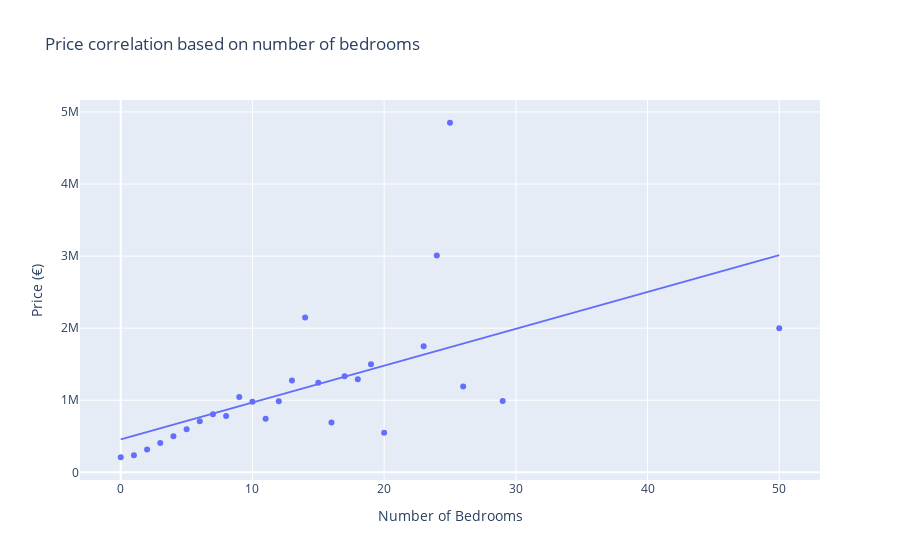

Notebook cell for this chart:
### Code cell
import plotly.express as px

# correlate the price with number_of_bedrooms
avg_price_by_bedrooms = df.groupby("number_of_bedrooms", as_index=False)["price (€)"].mean()

# trendline="ols" adds a linear regression line, had to do this:' pip install statsmodels'
fig = px.scatter(avg_price_by_bedrooms, x="number_of_bedrooms", y="price (€)", trendline = "ols", title="Price correlation based on number of bedrooms", labels={"number_of_bedrooms": "Number of Bedrooms", "price (€)": "Price (€)"})

fig.show()

print(avg_price_by_bedrooms.head())

### Figure 1 — Plotly figure (JSON) as saved in the notebook; plotly's stock layout.template omitted (floating-point values rounded to 4 significant figures)
{"data": [{"hovertemplate": "Number of Bedrooms=%{x}<br>Price (€)=%{y}<extra></extra>", "legendgroup": "", "marker": {"color": "#636efa", "symbol": "circle"}, "mode": "markers", "name": "", "orientation": "v", "showlegend": false, "type": "scatter", "x": [0, 1, 2, 3, 4, 5, 6, 7, 8, 9, 10, 11, 12, 13, 14, 15, 16, 17, 18, 19, 20, 23, 24, 25, 26, 29, 50], "xaxis": "x", "y": [209300.0, 237200.0, 316400.0, 406600.0, 499200.0, 596500.0, 708100.0, 806100.0, 780700.0, 1044000.0, 978900.0, 745100.0, 987000.0, 1273000.0, 2148000.0, 1242000.0, 690000.0, 1333000.0, 1292000.0, 1500000.0, 549000.0, 1750000.0, 3010000.0, 4850000.0, 1190000.0, 990000.0, 1999000.0], "yaxis": "y"}, {"hovertemplate": "<b>OLS trendline</b><br>price (€) = 51111.1 * number_of_bedrooms + 457468<br>R<sup>2</sup>=0.329247<br><br>Number of Bedrooms=%{x}<br>Price (€)=%{y} <b>(trend)</b><extra></extra>", "legendgroup": "", "marker": {"color": "#636efa", "symbol": "circle"}, "mode": "lines", "name": "", "showlegend": false, "type": "scatter", "x": [0, 1, 2, 3, 4, 5, 6, 7, 8, 9, 10, 11, 12, 13, 14, 15, 16, 17, 18, 19, 20, 23, 24, 25, 26, 29, 50], "xaxis": "x", "y": [457500.0, 508600.0, 559700.0, 610800.0, 661900.0, 713000.0, 764100.0, 815200.0, 866400.0, 917500.0, 968600.0, 1020000.0, 1071000.0, 1122000.0, 1173000.0, 1224000.0, 1275000.0, 1326000.0, 1377000.0, 1429000.0, 1480000.0, 1633000.0, 1684000.0, 1735000.0, 1786000.0, 1940000.0, 3013000.0], "yaxis": "y"}], "layout": {"legend": {"tracegroupgap": 0}, "title": {"text": "Price correlation based on number of bedrooms"}, "xaxis": {"anchor": "y", "domain": [0, 1], "title": {"text": "Number of Bedrooms"}}, "yaxis": {"anchor": "x", "domain": [0, 1], "title": {"text": "Price (€)"}}}}
